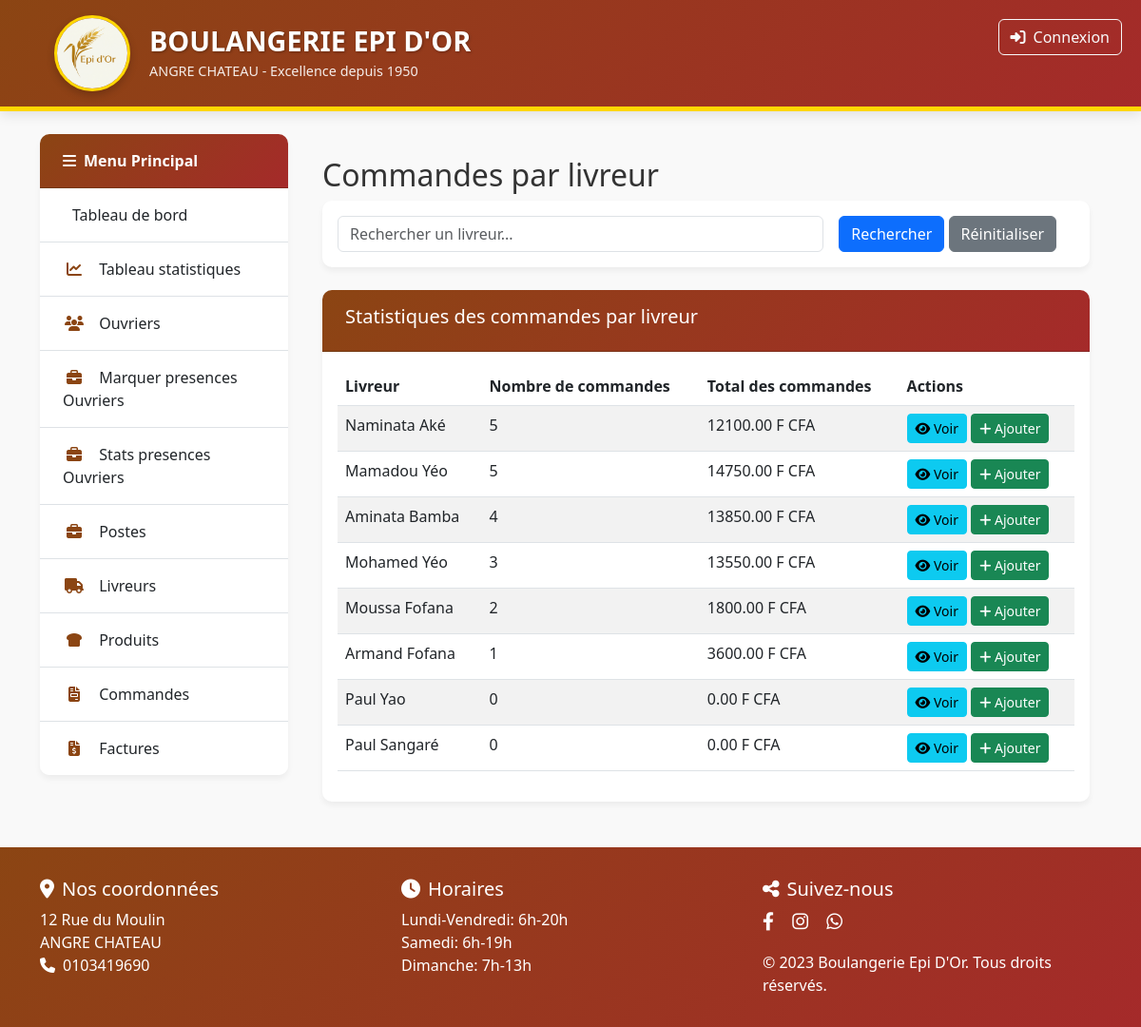
The app's page /commandes/, older data.
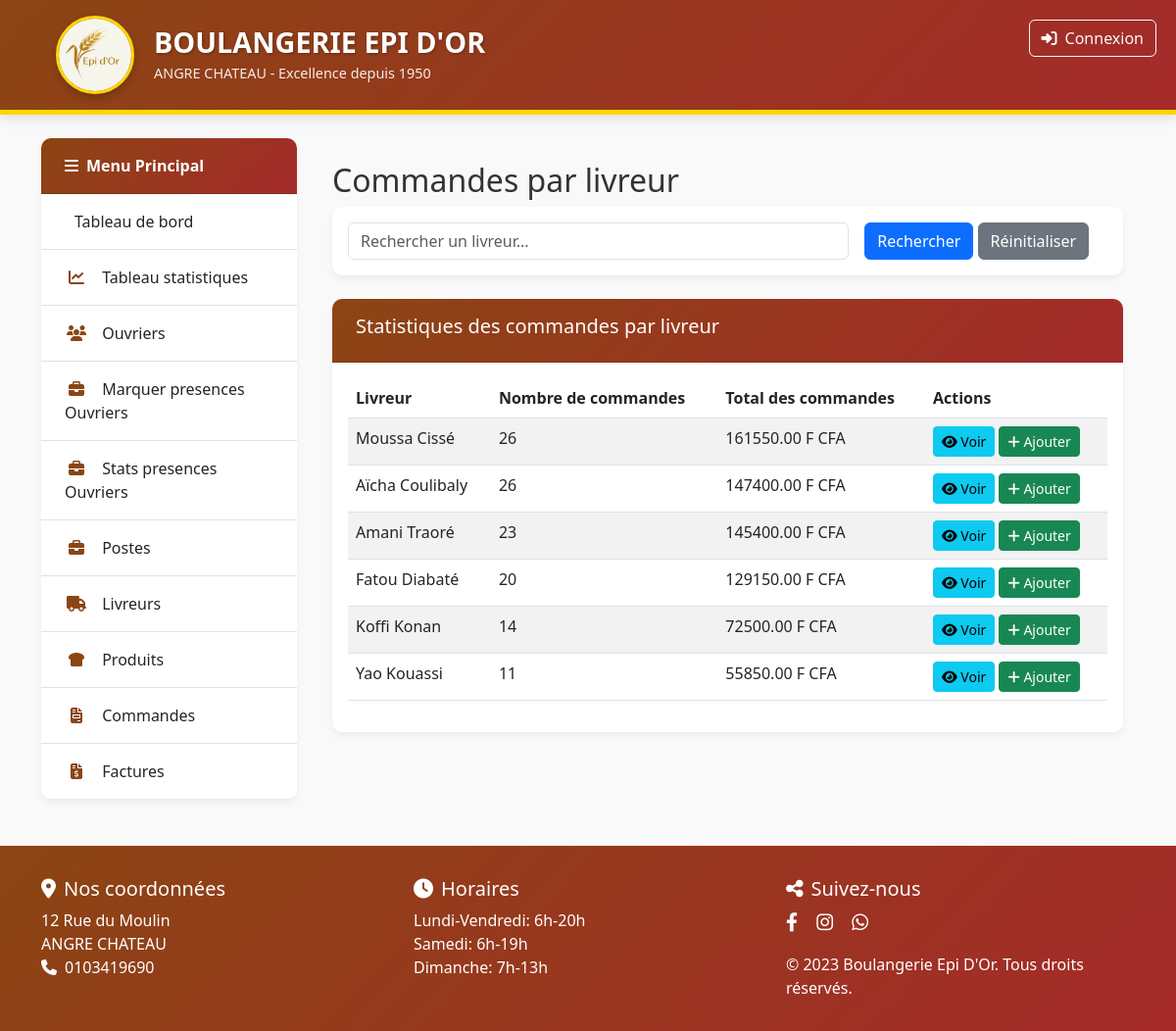
The same page, newer data.
### gestion/models.py (models this page shows, shortened)
class Livreur(models.Model):
    nom = models.CharField(max_length=100, unique=True)  # Ajout de unique=True
    telephone = models.CharField(max_length=20, blank=True, null=True, unique=True)  # Ajout de unique=True
    actif = models.BooleanField(default=False)
    class Meta:
        verbose_name = "Livreur"
        verbose_name_plural = "Livreurs"
        constraints = [
            models.UniqueConstraint(fields=['nom', 'telephone'], name='unique_livreur')
        ]
    class Meta:
        verbose_name = "Livreur"
        verbose_name_plural = "Livreurs"

### gestion/viewscommandes.py (the view, shortened to what this page needs)
class CommandeListView(ListView):
    model = CommandeLivreur
    template_name = 'gestion/commandes/liste.html'
    context_object_name = 'commandes'
    paginate_by = 10
    def get_queryset(self):
        livreur_id = self.kwargs.get('livreur_id')
        month = self.request.GET.get('month')
        year = self.request.GET.get('year', datetime.now().year)
        queryset = super().get_queryset()
        if livreur_id:
            self.template_name = 'gestion/commandes/detail.html'
            queryset = queryset.filter(livreur_id=livreur_id)
            if month:
                queryset = queryset.filter(date__month=month, date__year=year)
        return queryset.order_by('-date')
    def get_context_data(self, **kwargs):
        context = super().get_context_data(**kwargs)
        livreur_id = self.kwargs.get('livreur_id')
        month = self.request.GET.get('month')
        year = self.request.GET.get('year', datetime.now().year)
        months = [{'value': str(i), 'name': month_name[i]} for i in range(1, 13)]
        years = range(datetime.now().year - 5, datetime.now().year + 1)
        if not livreur_id:
            livreurs_stats = Livreur.objects.annotate(
                nb_commandes=Count('commandelivreur'),
                total_commandes=Sum('commandelivreur__total')
            ).order_by('-nb_commandes')
            context['livreurs_stats'] = livreurs_stats
        return context

### gestion/templates/gestion/commandes/liste.html
{% extends 'gestion/base2.html' %}
{% block content %}
<div class="container mt-4">
    <h2>Commandes par livreur</h2>
    <div class="card mb-4">
        <div class="card-body">
            <form method="get" action="." class="row g-3">
                <div class="col-md-8">
                    <input type="text" name="q" class="form-control" placeholder="Rechercher un livreur..."
                           value="{{ request.GET.q }}">
                </div>
                <div class="col-md-4">
                    <button type="submit" class="btn btn-primary">Rechercher</button>
                    <a href="." class="btn btn-secondary">Réinitialiser</a>
                </div>
            </form>
        </div>
    </div>
    <div class="card">
        <div class="card-header">
            <h5>Statistiques des commandes par livreur</h5>
        </div>
        <div class="card-body">
            <div class="table-responsive">
                <table class="table table-striped">
                    <thead>
                        <tr>
                            <th>Livreur</th>
                            <th>Nombre de commandes</th>
                            <th>Total des commandes</th>
                            <th>Actions</th>
                        </tr>
                    </thead>
                    <tbody>
                        {% for livreur in livreurs_stats %}
                        <tr>
                            <td>{{ livreur.nom }} {{ livreur.prenom }}</td>
                            <td>{{ livreur.nb_commandes }}</td>
                            <td>{{ livreur.total_commandes|default:0|floatformat:2 }} F CFA</td>
                            <td>
                                <a href="{% url 'commandes_par_livreur' livreur.id %}" class="btn btn-sm btn-info">
                                    <i class="fas fa-eye"></i> Voir
                                </a>
                                <a href="{% url 'commande_creer_pour_livreur' livreur.id %}" class="btn btn-sm btn-success">
                                    <i class="fas fa-plus"></i> Ajouter
                                </a>
                            </td>
                        </tr>
                        {% empty %}
                        <tr>
                            <td colspan="4" class="text-center">Aucun livreur trouvé</td>
                        </tr>
                        {% endfor %}
                    </tbody>
                </table>
            </div>
        </div>
    </div>
</div>
{% endblock %}

### gestion/templates/gestion/base2.html (shortened to what this page needs)
{% load static %}
<!DOCTYPE html>
<html lang="fr">
<head>
    <link rel="stylesheet" href="https://cdnjs.cloudflare.com/ajax/libs/font-awesome/6.4.0/css/all.min.css">
    <link rel="stylesheet" href="https://cdn.jsdelivr.net/npm/bootstrap@5.3.0/dist/css/bootstrap.min.css">
</head>
<body>
    <header class="header">
        <div class="container">
            <div class="row align-items-center">
                <div class="col-md-8">
                    <div class="logo-container">
                        <img src="{% static 'gestion/images/logo.png' %}" alt="Logo Epi D'Or" class="logo">
                        <div class="brand-text">
                            <h1>BOULANGERIE EPI D'OR</h1>
                            <p>ANGRE CHATEAU - Excellence depuis 1950</p>
                        </div>
                    </div>
                </div>
                <div class="col-md-4">
                    <div class="user-section">
                        {% if user.is_authenticated %}
                            <div class="dropdown user-dropdown">
                                <button class="btn dropdown-toggle" type="button" id="userDropdown" data-bs-toggle="dropdown">
                                    <i class="fas fa-user-circle me-2"></i>{{ user.username }}
                                </button>
                                <ul class="dropdown-menu dropdown-menu-end">
                                    <li><a class="dropdown-item" href="{% url 'mon_profil' %}"><i class="fas fa-user me-2"></i>Profil</a></li>
                                    <li><a class="dropdown-item" href="{% url 'parametres' %}"><i class="fas fa-cog me-2"></i>Paramètres</a></li>
                                    <li><hr class="dropdown-divider"></li>
                                    <li>
                                        <form method="post" action="{% url 'logout' %}">
                                            {% csrf_token %}
                                            <button type="submit" class="dropdown-item">
                                                <i class="fas fa-sign-out-alt me-2"></i>Déconnexion
                                            </button>
                                        </form>
                                    </li>
                                </ul>
                            </div>
                        {% else %}
                            <a href="{% url 'login' %}" class="btn btn-outline-light">
                                <i class="fas fa-sign-in-alt me-2"></i>Connexion
                            </a>
                        {% endif %}
                    </div>
                </div>
            </div>
        </div>
    </header>
    <main class="container my-4 flex-grow-1">
        <div class="row">
            <div class="col-lg-3">
                <div class="card">
                    <div class="card-header">
                        <i class="fas fa-bars me-2"></i>Menu Principal
                    </div>
                    <div class="list-group list-group-flush">
                        <a href="{% url 'accueil' %}" class="list-group-item list-group-item-action ">
                             Tableau de bord
                        </a>
                        <a href="{% url 'statistiques' %}" class="list-group-item list-group-item-action ">
                            <i class="fas fa-chart-line"></i> Tableau statistiques
                        </a>
                        <a href="{% url 'liste_ouvriers' %}" class="list-group-item list-group-item-action">
                            <i class="fas fa-users"></i> Ouvriers
                        </a>
                        <a href="{% url 'marquer_presences' %}" class="list-group-item list-group-item-action">
                            <i class="fas fa-briefcase"></i> Marquer presences Ouvriers
                        </a>
                        <a href="{% url 'stats_presences' %}" class="list-group-item list-group-item-action">
                            <i class="fas fa-briefcase"></i> Stats presences Ouvriers
                        </a>
                        <a href="{% url 'liste_postes' %}" class="list-group-item list-group-item-action">
                            <i class="fas fa-briefcase"></i> Postes
                        </a>
                        <a href="{% url 'livreur_liste' %}" class="list-group-item list-group-item-action">
                            <i class="fas fa-truck"></i> Livreurs
                        </a>
                        <a href="{% url 'produit_liste' %}" class="list-group-item list-group-item-action">
                            <i class="fas fa-bread-slice"></i> Produits
                        </a>
                        <a href="{% url 'commande_liste' %}" class="list-group-item list-group-item-action">
                            <i class="fas fa-file-invoice"></i> Commandes
                        </a>
                        <a href="#" class="list-group-item list-group-item-action">
                            <i class="fas fa-file-invoice-dollar"></i> Factures
                        </a>
                    </div>
                </div>
            </div>
            <div class="col-lg-9">
                {% block content %}{% endblock content %}
            </div>
        </div>
    </main>
    <footer class="footer">
        <div class="container">
            <div class="row">
                <div class="col-md-4 mb-4 mb-md-0">
                    <h5><i class="fas fa-map-marker-alt me-2"></i>Nos coordonnées</h5>
                    <address>
                        12 Rue du Moulin<br>
                        ANGRE CHATEAU<br>
                        <i class="fas fa-phone me-2"></i>0103419690
                    </address>
                </div>
                <div class="col-md-4 mb-4 mb-md-0">
                    <h5><i class="fas fa-clock me-2"></i>Horaires</h5>
                    <ul class="list-unstyled">
                        <li>Lundi-Vendredi: 6h-20h</li>
                        <li>Samedi: 6h-19h</li>
                        <li>Dimanche: 7h-13h</li>
                    </ul>
                </div>
                <div class="col-md-4">
                    <h5><i class="fas fa-share-alt me-2"></i>Suivez-nous</h5>
                    <div class="social-icons mb-3">
                        <a href="#"><i class="fab fa-facebook-f"></i></a>
                        <a href="#"><i class="fab fa-instagram"></i></a>
                        <a href="#"><i class="fab fa-whatsapp"></i></a>
                    </div>
                    <p class="mb-0">© 2023 Boulangerie Epi D'Or. Tous droits réservés.</p>
                </div>
            </div>
        </div>
    </footer>
</body>
</html>

### gestion/templates/gestion/base2.html (style rules this page uses)
:root { --primary-color: #8B4513; --secondary-color: #FFD700; --accent-color: #A52A2A; --light-bg: #FFF8E1; }
body { background-color: #f9f9f9; font-family: 'Montserrat', 'Segoe UI', Tahoma, Geneva, Verdana, sans-serif; color: #333; min-height: 100vh; display: flex; flex-direction: column; }
.header { background: linear-gradient(135deg, var(--primary-color), var(--accent-color)); color: white; padding: 1rem 0; border-bottom: 5px solid var(--secondary-color); box-shadow: 0 4px 12px rgba(0, 0, 0, 0.1); }
.logo-container { display: flex; align-items: center; justify-content: start; padding: 0 15px; }
.logo { height: 80px; width: 80px; object-fit: cover; border-radius: 50%; border: 3px solid var(--secondary-color); box-shadow: 0 4px 8px rgba(0, 0, 0, 0.2); margin-right: 20px; }
.brand-text { text-align: left; }
.brand-text h1 { font-size: 1.8rem; font-weight: 700; margin-bottom: 0.2rem; text-shadow: 1px 1px 3px rgba(0, 0, 0, 0.3); }
.brand-text p { font-size: 0.9rem; opacity: 0.9; margin-bottom: 0; }
.footer { background: linear-gradient(135deg, var(--primary-color), var(--accent-color)); color: white; padding: 2rem 0; margin-top: auto; }
.card { border: none; border-radius: 10px; box-shadow: 0 4px 6px rgba(0, 0, 0, 0.05); transition: all 0.3s ease; margin-bottom: 1.5rem; }
.card-header { background: linear-gradient(135deg, var(--primary-color), var(--accent-color)); color: white; border-radius: 10px 10px 0 0 !important; padding: 1rem 1.5rem; font-weight: 600; }
.list-group-item { border-left: none; border-right: none; padding: 1rem 1.5rem; font-weight: 500; }
.list-group-item:last-child { border-bottom: none; border-radius: 0 0 10px 10px; }
.list-group-item i { width: 24px; text-align: center; margin-right: 10px; color: var(--primary-color); }
.user-section { position: absolute; top: 20px; right: 20px; }
.social-icons a { color: white; font-size: 1.2rem; margin-right: 15px; transition: all 0.3s; }

Row changes from the older to the newer data that the page shows:
removed Livreur: nom "Naminata Aké", nb_commandes "5", total_commandes "12100.00"
removed Livreur: nom "Mamadou Yéo", nb_commandes "5", total_commandes "14750.00"
removed Livreur: nom "Aminata Bamba", nb_commandes "4", total_commandes "13850.00"
removed Livreur: nom "Mohamed Yéo", nb_commandes "3", total_commandes "13550.00"
removed Livreur: nom "Moussa Fofana", nb_commandes "2", total_commandes "1800.00"
removed Livreur: nom "Armand Fofana", nb_commandes "1", total_commandes "3600.00"
removed Livreur: nom "Paul Yao", nb_commandes "0", total_commandes "0.00"
removed Livreur: nom "Paul Sangaré", nb_commandes "0", total_commandes "0.00"
added Livreur: nom "Moussa Cissé", nb_commandes "26", total_commandes "161550.00"
added Livreur: nom "Aïcha Coulibaly", nb_commandes "26", total_commandes "147400.00"
added Livreur: nom "Amani Traoré", nb_commandes "23", total_commandes "145400.00"
added Livreur: nom "Fatou Diabaté", nb_commandes "20", total_commandes "129150.00"
added Livreur: nom "Koffi Konan", nb_commandes "14", total_commandes "72500.00"
added Livreur: nom "Yao Kouassi", nb_commandes "11", total_commandes "55850.00"
